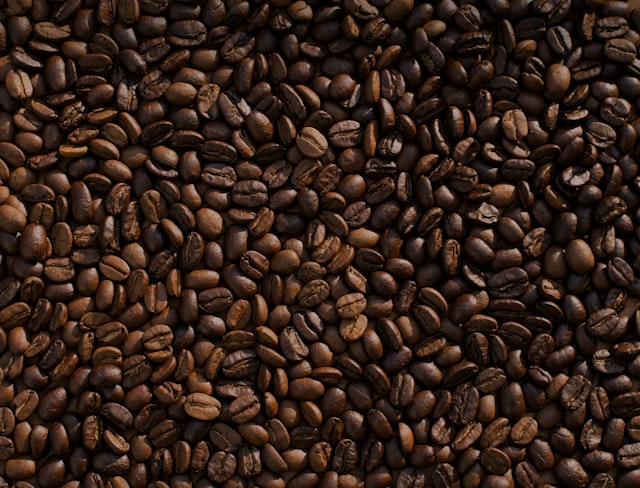
#> input picture hailo-compile/calib_images/coffee_01.jpg, 640 x 488 px, given in place of capture_2500us_gray.png, which was not available
$ python segment_51beans.py hailo-compile/calib_images 5
#> lines starting #> are read from the running program, lines starting #| are printed output that depends on the picture; after the words box and inside, x2 and y2 are one past the last pixel; in counts of white or black regions, pixels touching at a corner belong together; pictures that were not available may be replaced by others from this repository, and a replacement may not be noted
#!/usr/bin/env python3
"""
segment_51beans.py
針對黑底白豆的影像進行分割（Watershed），輸出：
  - beans_contour.png   : 輪廓視覺化
  - beans_rois.json     : ROI 列表（供 spec_fingerprint 使用）
  - beans_labelmap.png  : label map（像素值 = 豆 ID，最大 255）

用法：
  python3 segment_51beans.py <session_dir> [expected_count]
"""
import sys, os, json
import numpy as np
import cv2
from PIL import Image
from scipy import ndimage as ndi

SESSION_DIR    = sys.argv[1] if len(sys.argv) > 1 else "/home/kyle/Desktop/GigaImage_20260503_011205"
EXPECTED_BEANS = int(sys.argv[2]) if len(sys.argv) > 2 else 51
GRAY_PNG       = os.path.join(SESSION_DIR, "capture_2500us_gray.png")
OUT_VIZ        = os.path.join(SESSION_DIR, "beans_contour.png")
OUT_ROIS       = os.path.join(SESSION_DIR, "beans_rois.json")
OUT_LMAP       = os.path.join(SESSION_DIR, "beans_labelmap.png")

# ── 讀取灰階影像 ──────────────────────────────────────────────────────────────
img_gray = cv2.imread(GRAY_PNG, cv2.IMREAD_GRAYSCALE)
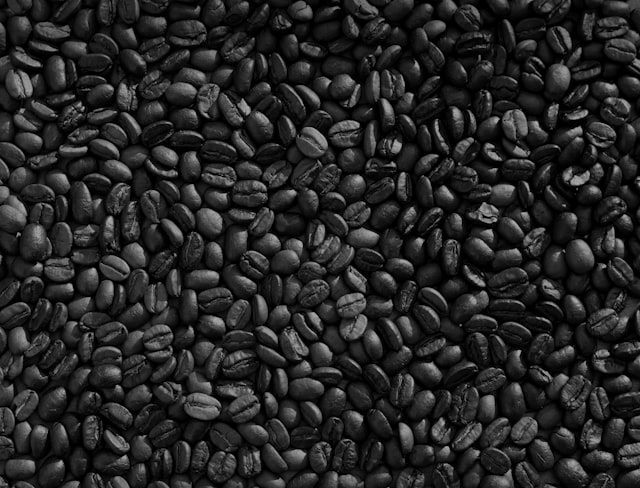
#> img_gray: shape (488, 640); min 0, max 180, mean 37.5
if img_gray is None:
    print(f"[FAIL] 無法讀取 {GRAY_PNG}"); sys.exit(1)

H, W = img_gray.shape
#> H = 488; W = 640
print(f"影像尺寸: {W}x{H}  mean={img_gray.mean():.1f}")
#| 影像尺寸: 640x488  mean=37.5

# ── Step 1: 二值化（豆子是亮的，背景是暗的）──────────────────────────────────
# 2500us 正常曝光：t=50 足夠區分豆子和黑底
_, bw = cv2.threshold(img_gray, 50, 255, cv2.THRESH_BINARY)
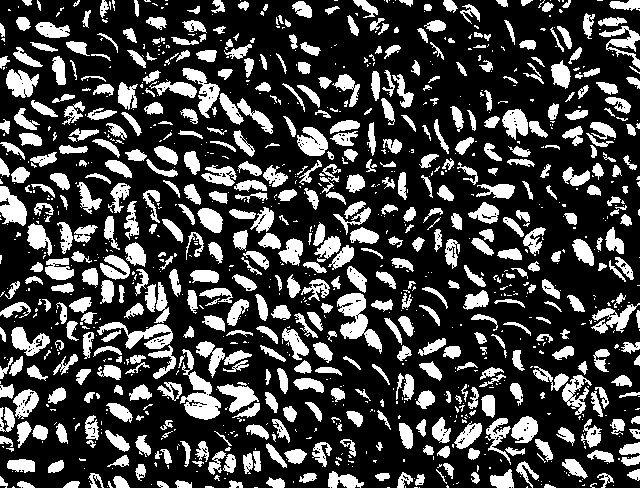
#> bw: shape (488, 640); 26.5% white; 1152 white regions (628 under 20 px), largest, box (x1, y1, x2, y2) and area: (180, 349, 221, 420) 1171, (337, 293, 382, 354) 1162, (97, 322, 173, 349) 846
print(f"使用閾值: 50")

# 輕量開運算去雜訊
k3 = cv2.getStructuringElement(cv2.MORPH_ELLIPSE, (3, 3))
bw = cv2.morphologyEx(bw, cv2.MORPH_OPEN, k3, iterations=1)
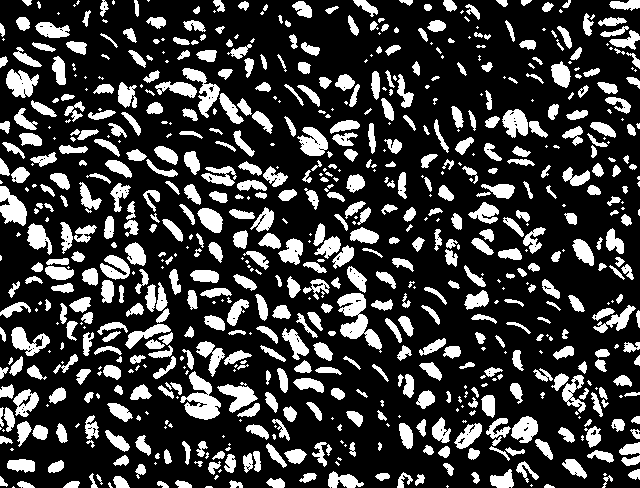
#> bw: shape (488, 640); 23.9% white; 750 white regions (221 under 20 px), largest, box (x1, y1, x2, y2) and area: (337, 293, 382, 353) 1128, (180, 371, 221, 420) 992, (0, 186, 27, 226) 658

# 顯示 blob 統計
num0, labels0, stats0, _ = cv2.connectedComponentsWithStats(bw)
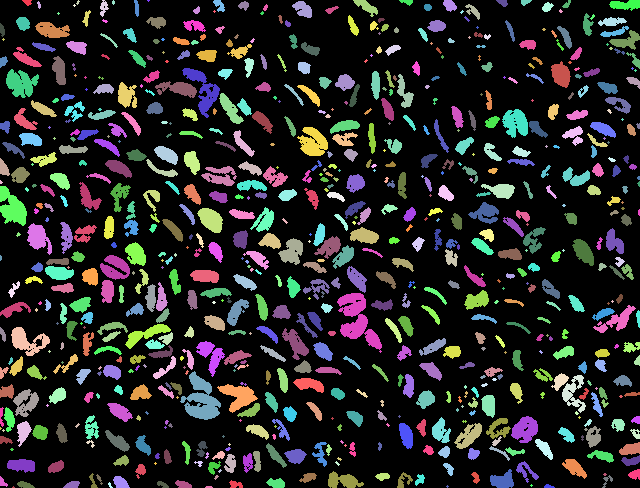
#> labels0: shape (488, 640) int32; 751 distinct labels, from 0 to 750; one colour per label, 0 black
#> num0 = 751; stats0 = 751 rows, first 6: [0, 0, 640, 488, 237702], [22, 0, 10, 6, 39], [37, 1, 4, 8, 20], [76, 0, 4, 5, 10], [100, 0, 9, 17, 83], [112, 0, 3, 5, 11]
all_blobs = sorted([(stats0[j,cv2.CC_STAT_AREA], j) for j in range(1,num0) if stats0[j,cv2.CC_STAT_AREA]>100], reverse=True)
#> all_blobs = 285 pairs, first value 101 to 1128, second value 10 to 739
print(f"初步 blob 數量: {len(all_blobs)}")
#| 初步 blob 數量: 285
for a, j in all_blobs[:15]:
    x0=stats0[j,cv2.CC_STAT_LEFT]; y0=stats0[j,cv2.CC_STAT_TOP]
    w2=stats0[j,cv2.CC_STAT_WIDTH]; h2=stats0[j,cv2.CC_STAT_HEIGHT]
    print(f"  area={a:6d}  ({x0},{y0})  {w2}x{h2}")
#> this loop made 15 passes
#> (a, j, x0, y0, w2, h2) on passes 1 to 12: (1128, 462, 337, 293, 45, 60), (992, 580, 180, 371, 41, 49), (658, 308, 0, 186, 27, 40), (647, 120, 182, 68, 38, 50), (598, 119, 6, 69, 33, 29), (583, 208, 297, 127, 31, 29), (564, 601, 217, 384, 41, 29), (543, 507, 11, 327, 39, 29), (521, 180, 502, 109, 26, 29), (488, 646, 511, 416, 27, 27), (459, 405, 100, 255, 30, 25), (444, 360, 27, 223, 25, 32)
#|   area=  1128  (337,293)  45x60
#|   area=   992  (180,371)  41x49
#|   area=   658  (0,186)  27x40
#|   area=   647  (182,68)  38x50
#|   area=   598  (6,69)  33x29
#|   area=   583  (297,127)  31x29
#|   area=   564  (217,384)  41x29
#|   area=   543  (11,327)  39x29
#> (further printed lines are left out)

# ── Step 2: 估計豆子大小，選合適的 min_dist ───────────────────────────────────
# 判斷是否大部分豆子已分開（最大 blob / 總面積 < 30%）
bean_area_total = sum(a for a,_ in all_blobs if a > 300)
#> bean_area_total = 16742
max_blob_area   = all_blobs[0][0] if all_blobs else 0
#> max_blob_area = 1128
small_blobs     = sum(1 for a,_ in all_blobs if 500 < a < 20000)
#> small_blobs = 9
print(f"\n豆子總面積: {bean_area_total}  最大 blob: {max_blob_area}  小 blob 數: {small_blobs}")
#| 豆子總面積: 16742  最大 blob: 1128  小 blob 數: 9

# 從面積估計半徑
if small_blobs >= EXPECTED_BEANS * 0.5:
    # 大部分豆子已分開，直接用 CC 即可
    est_area_per_bean = bean_area_total / max(small_blobs, 1)
#> est_area_per_bean = 1860.2
else:
    est_area_per_bean = bean_area_total / EXPECTED_BEANS

est_radius = max(10, int(np.sqrt(est_area_per_bean / np.pi)))
#> est_radius = 24
# 2500us 影像：豆子有中間裂縫，需先 closing 填縫再找峰值
# 經測試：close_k=19 + min_dist=70 → 剛好 51 peaks
CLOSE_K  = 19
min_dist = 70
print(f"估計每顆面積: {est_area_per_bean:.0f}  半徑: {est_radius}  close_k: {CLOSE_K}  min_dist: {min_dist}")
#| 估計每顆面積: 1860  半徑: 24  close_k: 19  min_dist: 70

# ── Step 3: Watershed（豆子都接觸，必須用 Watershed）────────────────────────
if False:   # 保留 CC 分支但不走
    pass
else:
    print(f"\n⚠ 豆子有合並，使用 Watershed 分割")

    # ── 高光種子法（t=190 找每顆豆的高光 blob 作 Watershed 種子）──────────────
    _, bw_hi = cv2.threshold(img_gray, 190, 255, cv2.THRESH_BINARY)
#> bw_hi: shape (488, 640); every value is 0
    bw_hi = cv2.morphologyEx(bw_hi, cv2.MORPH_OPEN, k3, iterations=1)

    n_hi, _, stats_hi, cents_hi = cv2.connectedComponentsWithStats(bw_hi)
#> n_hi = 1; stats_hi = [[0, 0, 640, 488, 312320]]; cents_hi = [[319.5, 243.5]]
    hi_seeds = sorted(
        [(int(cents_hi[j][0]), int(cents_hi[j][1]), int(stats_hi[j, cv2.CC_STAT_AREA]))
         for j in range(1, n_hi) if 100 < stats_hi[j, cv2.CC_STAT_AREA] < 20000],
        key=lambda s: -s[2]
    )[:EXPECTED_BEANS]  # 取面積最大的 N 個高光 blob
#> hi_seeds = []
    print(f"高光種子: {len(hi_seeds)} 個（目標 {EXPECTED_BEANS}）")
#| 高光種子: 0 個（目標 5）

    # 用高光中心建立 Watershed markers
    markers = np.zeros((H, W), dtype=np.int32)
    for idx, (px, py, _) in enumerate(hi_seeds):
        markers[py, px] = idx + 1
#> this loop made 0 passes
#> markers: shape (488, 640) int32; every value is 0
    markers[bw == 0] = len(hi_seeds) + 1   # 背景

    # 在距離轉換影像上做 Watershed
    dist = cv2.distanceTransform(bw, cv2.DIST_L2, 5)
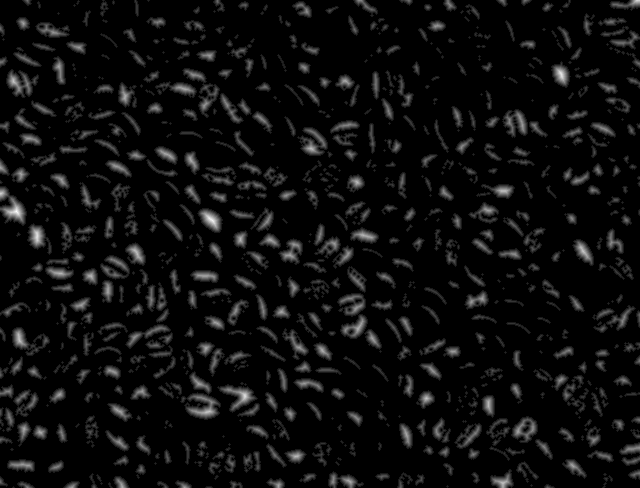
#> dist: shape (488, 640) float32; min 0, max 9.79, mean 0.499; drawn with min black and max white
    dist_vis = cv2.normalize(dist, None, 0, 255, cv2.NORM_MINMAX).astype(np.uint8)
    dist_bgr  = cv2.cvtColor(dist_vis, cv2.COLOR_GRAY2BGR)
    ws_result = cv2.watershed(dist_bgr, markers.copy())
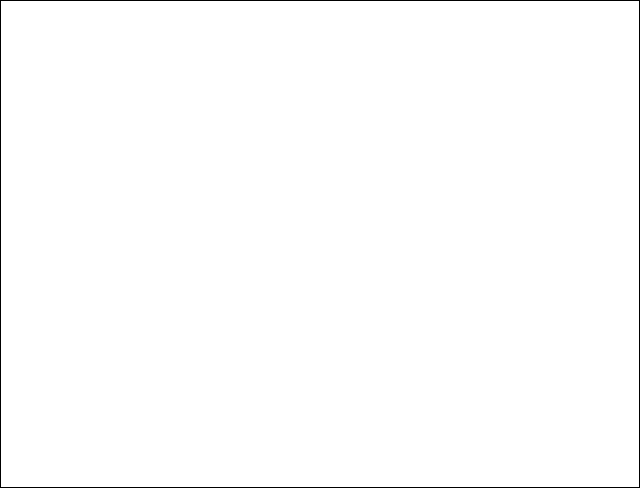
#> ws_result: shape (488, 640) int32; values -1 (black) and 1 (white), 99.3% white; black in thin lines or dots

    # 提取每個 basin
    final_beans = []
    for bean_id in range(1, len(hi_seeds) + 1):
        mask = (ws_result == bean_id) & (bw > 0)
        if mask.sum() < 500: continue
        ys2, xs2 = np.where(mask)
        if len(xs2) == 0: continue
        x0, y0 = int(xs2.min()), int(ys2.min())
        x1, y1 = int(xs2.max()) + 1, int(ys2.max()) + 1
        area = int(mask.sum())
        final_beans.append({
            "cx": float(xs2.mean()), "cy": float(ys2.mean()),
            "x0": x0, "y0": y0, "x1": x1, "y1": y1, "area": area,
            "_ws_result_id": bean_id
        })
#> after the loop, final_beans = []

# 排序
final_beans.sort(key=lambda b: (round(b["cy"] / 80) * 80 + b["cx"] / 10000))
print(f"\n最終分割: {len(final_beans)} 顆豆子（目標 {EXPECTED_BEANS}）")
#| 最終分割: 0 顆豆子（目標 5）

if not final_beans:
#> (the run stopped early here; a loop or call above may not have finished)
